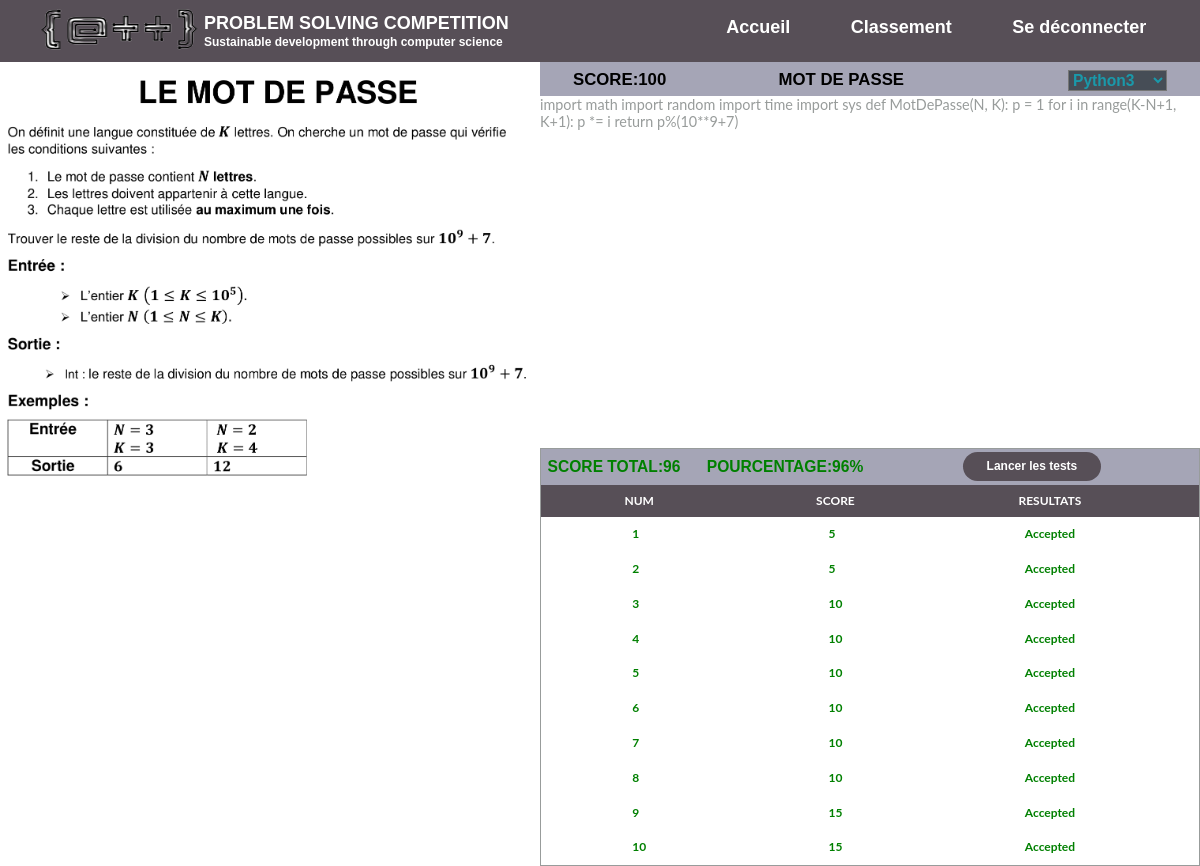
Page /Problem/1/ (signed in) on the committed database.
### app/models.py (models this page shows, shortened)
class Problem(models.Model):
    Name = models.CharField(max_length=200)
    Image_Url = models.CharField(max_length=200)
    Statement_Url = models.CharField(max_length=200)
    Python_User_Code = models.TextField(default="#write your code here")
    Python_Server_Code = models.TextField(default="#write your code here")
    Score = models.IntegerField()
    Time_Limit_Per_Test = models.FloatField(default=1)

class Advancement(models.Model):
    Problem_Id = models.IntegerField()
    Participant_Id = models.IntegerField()
    Wrote_Code = models.TextField(default="")
    Score = models.IntegerField(default=0)
    Percentage = models.IntegerField(default=0)
    Color = models.CharField(max_length=30, default="black")
    Results = models.CharField(max_length=500, default="")
    Number_Of_Tests = models.IntegerField(default=0)

### app/views.py (the view)
# urls.py: path('Problem/<int:id>/', views.Solve_Problem, name='problem'),
@login_required(login_url="login")
def Solve_Problem(request, id):
    problem = Problem.objects.get(id=id)
    participant = get_participant(request)
    advancement, results = get_advancement(problem, participant)
    context = {"problem": problem, "advancement": advancement, "results": results}
    return render(request, "Problem.html", context)

### app/utils.py (called while the page is built)
def get_participant(request):
    current_user = request.user
    participant = Participant.objects.get(Username=current_user.username)
    return participant

def get_advancement(problem, participant):
    try:
        advancement = Advancement.objects.get(
            Problem_Id=problem.id, Participant_Id=participant.id
        )
    except:
        List = ["{},0,-,black".format(i + 1) for i in range(10)]
        advancement = Advancement(
            Problem_Id=problem.id,
            Participant_Id=participant.id,
            Results=" ".join(List),
            Wrote_Code=problem.Python_User_Code,
        )
        advancement.save()
    results = advancement.Results.split(" ")
    results = [ele.split(",") for ele in results]
    return advancement, results

### app/templates/Problem.html (shortened to what this page needs)
<!DOCTYPE html>
{% load static %}
<html lang="en">
<head>
    <link rel="stylesheet" href="/static/css/Problem.css?{% now 'U' %}">
</head>
<body class="body">
    <div class="navbar">
        <div class="left-div">
            <img src="{% static 'images/logo-image.png' %}" class="logo-image">
            <h3 class="title">PROBLEM SOLVING COMPETITION</h3>
            <h3 class="subtitle">Sustainable development through computer science</h3>
        </div>
        <div class="right-div">
            <li><a href="{% url 'home' %}" class="link">Accueil</a></li>
            <li><a href="{% url 'ranking' %}" class="link">Classement</a></li>
            <li><a href="{% url 'logout' %}" class="link">Se déconnecter</a></li>
        </div>
    </div>
    <div class="simulation-problem">
        <img class="problem-image" src="{{problem.Statement_Url}}">
    </div>
    <div class="coding">
        <div class="info">
            <h3 id="max-score">SCORE:{{problem.Score}}</h3>
            <h3 id="game-name">{{problem.Name}}</h3>
            <select id="languages" class="languages" onchange="changeLanguage()">
                <option value="python3" selected="selected"> Python3 </option>
            </select>
        </div>
        <div class="editor" id="editor" contenteditable="true">{{advancement.Wrote_Code}}</div>
        <div class="test-zone">
            <div class="Total">
                <h3 id="score-total" style="color:{{advancement.Color}}">SCORE TOTAL:{{advancement.Score}}</h3>
                <h3 id="pourcentage-total" style="color:{{advancement.Color}}">POURCENTAGE:{{advancement.Percentage}}%</h3>
                <button class="lunch" id="lunch" onclick="LunchTests()">Lancer les tests</button>
            </div>
            <div id="table">
                <div class="wrapper">
                <table>
                    <thead>
                        <tr>
                            <th>NUM</th>
                            <th>SCORE</th>
                            <th>RESULTATS</th>
                            <th> </th>
                        </tr>
                    </thead>
                    <tbody>
                        {% for ele in results %}
                        <tr class="pass">
                            <td class="rank" id="test{{ele.0}}" style="color:{{ele.3}}; font-weight:bold;">{{ele.0}}</td>
                            <td class="team" id="score{{ele.0}}" style="color:{{ele.3}}; font-weight:bold;">{{ele.1}}</td>
                            <td class="score" id="pourcentage{{ele.0}}" style="color:{{ele.3}}; font-weight:bold;">{{ele.2}}</td>
                        </tr>
                        {% endfor %}
                    </tbody>
                </table>
            </div>
        </div>
        </div>
    </div>
</body>
</html>

### static/css/Problem.css (style rules this page uses)
* { box-sizing: border-box; }
html { margin: 0 0 0 0; width:100%; height: 100%; }
body { margin: 0 0 0 0; width:100%; height:100%; font-family: 'Lato', Arial, sans-serif; color: #989c9b; }
.navbar { background-color: #574f57; width:100%; height:5.2vw; list-style-type: none; position: relative; }
.left-div { margin-left:3%; padding: 0 0; margin-top:0; height:100%; width:40%; float:left; margin-right:15%; }
.logo-image { height:100%; width:35%; float: left; }
.title { margin:0 0 0 0; padding-top:1.1vw; font-size:1.5vw; color:white; font-family:arial; }
.subtitle { margin:0 0 0 0; padding-top:1px; font-size:1vw; color:white; font-family:arial; }
.right-div { width:42%; height:100%; margin-left:58%; }
li a { float:left; color: white; font-size:1.5vw; font-family:arial; text-align: center; padding:0 6%; text-decoration: none; font-weight: bold; margin-top:1.4vw; }
.simulation-problem { width:45%; height: calc(100% - 5.2vw); overflow-y:auto; float:left; }
.problem-image { width: 100%; height: auto; }
.coding { width:55%; float:right; height: calc(100% - 5.2vw); }
.info { width:100%; background:#a5a5b6; height:2.8vw; }
#max-score { color:black; font-size:1.4vw; font-family:arial; margin-left:5%; margin-top:0.6vw; margin-bottom:0px; font-weight: bold; float:left; }
#game-name { color:black; font-size:1.4vw; font-family:arial; margin-left:17%; margin-top:0.6vw; margin-bottom:0px; font-weight: bold; float:left; }
.languages { background:#464d56; margin-top:0.6vw; margin-right:5%; font-size: 1.3vw; font-weight: 700; color: #1a99aa; text-overflow: ellipsis; overflow: hidden; width: 15%; display: inline-block; float:right; }
.editor { width:100%; height:29.3vw; font-size:1.2vw; }
.test-zone { width:100%; height: calc(100% - 29.3vw - 2.8vw); overflow-y:auto; border:solid 1px; }
.lunch { height:80%; width:11.5vw; margin-top:0.5%; margin-bottom:0%; background-color:#574f57; font-size:1vw; color:white; font-weight:bold; margin-left: 30vw; border: 0; border-radius: 100px; cursor: pointer; float: left; }
#lunch { margin-left:8.3vw; }
.wrapper { line-height: 1.5vw; margin: 0 0 0 0; padding: 0 0 0 0; width: 100%; overflow: hidden; }
table { border-collapse: collapse; width: 100%; background: #fff; }
th { background-color: #574f57; font-weight: bold; color: #fff; font-size:1vw; white-space: nowrap; padding: 0.6em 5.5em; }
td { padding: 0.7vw 7.6vw; text-align: left; font-size:1vw; }
.Total { width:100%; height:3vw; background:#a5a5b6; }
#pourcentage-total, #score-total { font-family:arial; font-size:1.3vw; font-weight: bold; float:left; margin-left:1%; margin-top:1.5%; margin-bottom:0%; }
#pourcentage-total { margin-left:4%; }

### rows in the picture
Problem: Statement_Url (picture), Score "100", Name "MOT DE PASSE"
Advancement: Wrote_Code "import math import random import time import sys def MotDePasse(N, K): p = 1 for i in range(K-N+1, K+1): p *= i return p%(10**9+7)", Score "96", Percentage "96"

### other values in the picture
{{ ele.0 }} "1" "2" "3" "4" "5" "6" "7" "8" "9" "10"
{{ ele.1 }} "5" "5" "10" "10" "10" "10" "10" "10" "15" "15"
{{ ele.2 }} "Accepted" "Accepted" "Accepted" "Accepted" "Accepted" "Accepted" "Accepted" "Accepted" "Accepted" "Accepted"
